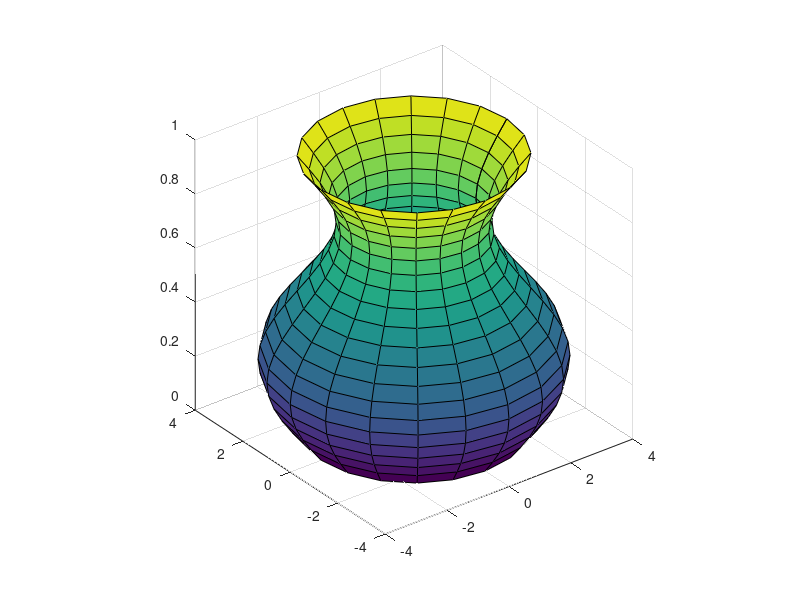

This chart was generated by the following MATLAB code:
clear
clc

% membuat grafik 

disp( "buat grafik" )
x = 1 : 2 : 10;
y = [1 6 7 5 7];

% plot adalah function untuk membuat grafik
plot(x,y);


clear
clc


% buat grafik kurva
disp("Grafik Kurva")
x = -6 : 1 : 6;
y = -4*x.^2 + -5*x-7;
plot (x,y)
xlabel("sumbu x")
ylabel("sumbu y")
title("plot grafik kurva ")
grid


clear
clc

disp("Buat gambar candi")
x = linspace (-40,10,40); y = x;
[X, Y ] = meshgrid(x,y);
R = sqrt(X.^2 + Y.^2);
Z = sin(R) ./ (R+eps);
surf(X,Y,Z)


clear
clc

disp("buat plot cylinder")

t = 0 : pi/10 : 2 * pi;
[X, Y, Z] = cylinder (3 + sin(t));
surf(X,Y ,Z)
axis square